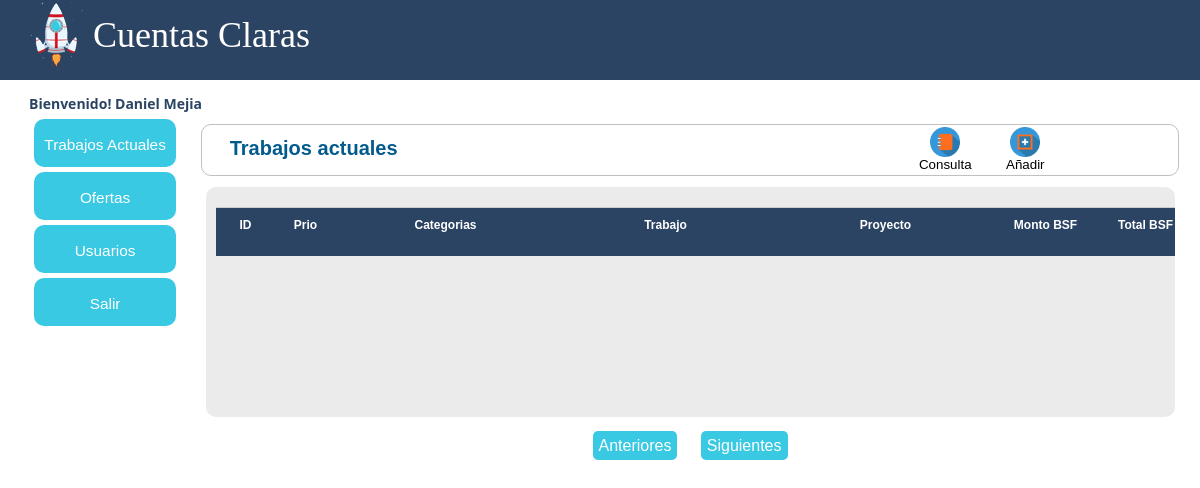
The page /observacion/Respaldo/trabajos_actuales/trabajos_actuales.php?posicion=10 (signed in) on the database as committed earlier.
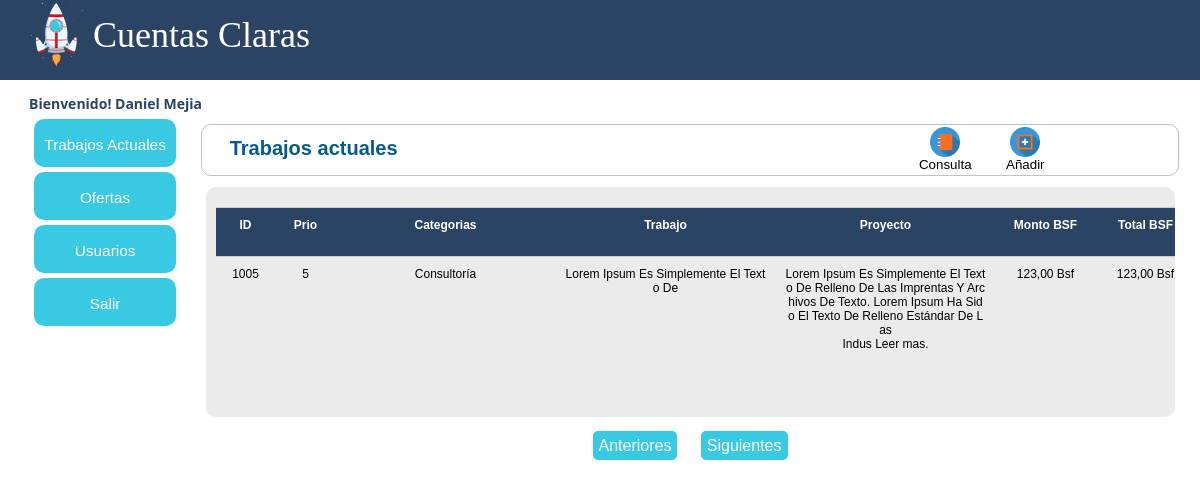
The same page on the database as committed later.
### tables this page shows
CREATE TABLE `tb_trabajos_actuales` (
  `id_trab` int(11) NOT NULL AUTO_INCREMENT,
  `fkid_prio` int(11) NOT NULL,
  `fkid_requ` varchar(500) NOT NULL DEFAULT '',
  `proy_trab` varchar(250) NOT NULL,
  `trab_trab` varchar(1000) NOT NULL,
  `form_trab` varchar(20) NOT NULL,
  `moda_trab` varchar(20) NOT NULL,
  `obse_trab` varchar(500) NOT NULL,
  `cant_trab` int(10) NOT NULL,
  `mont_bsf_trab` int(10) NOT NULL,
  `tota_vef_trab` int(10) NOT NULL DEFAULT '0',
  `tiem_esti_trab` varchar(250) NOT NULL,
  `id_usuario` int(11) NOT NULL,
  PRIMARY KEY (`id_trab`)
);

CREATE TABLE `tb_requerimientos` (
  `id_requ` int(11) NOT NULL AUTO_INCREMENT,
  `desc_requ` varchar(250) NOT NULL,
  PRIMARY KEY (`id_requ`)
);

### observacion/Respaldo/include/menu.php (called while the page is built, shortened)
<?php
$rol = $_SESSION["rol"];
?>

### observacion/Respaldo/class/class.php (called while the page is built, shortened)
<?php
class Conectar
{
	public static function conecta()
	{
		$con = mysql_connect("localhost","root","webmastersixaguer");
		return $con;
		}
	}
class TrabajosActuales
{
	private $datos, $usuarios, $requ, $requ2, $prio1, $prio2, $suma;
	public function __construct()
	{
		$this->datos=array();
	}
	public function listarTrabajos()
	{
		$sql = "select * from tb_trabajos_actuales";
		$res = mysql_query($sql,Conectar::conecta());
		while($reg = mysql_fetch_assoc($res))
		{
			$this->datos[] = $reg;
		}
		return $this->datos;
	}
	public function paginadoTrabajos($inicio)
	{
		$sql = "select * from tb_trabajos_actuales order by id_trab desc limit $inicio, 10";
		$res = mysql_query($sql, Conectar::conecta());
		while($reg = mysql_fetch_assoc($res))
		{
			$this->datos[] = $reg;
		}
		return $this->datos;
	}
	}

### observacion/Respaldo/trabajos_actuales/trabajos_actuales.php (the view, shortened to what the changed rows need)
<?php include("start.php");
	  include("../class/class.php");
	  $trabajo =  new TrabajosActuales();
?>
<!DOCTYPE html PUBLIC "-//W3C//DTD XHTML 1.0 Transitional//EN" "http://www.w3.org/TR/xhtml1/DTD/xhtml1-transitional.dtd">
<html xmlns="http://www.w3.org/1999/xhtml">
<head>
<link rel="stylesheet" href="../css/style.css"/>
<link rel="stylesheet" href="../css/jquery.ui.all.css">
<link href="../css/style_menu.css" rel="stylesheet" type="text/css" />
</head>
<body class="dt-example" <?php ?>>
<div id="pantalla">
    <div id="conten">
        <div id="top">
        <div id="fila_columna">
            <div id="columna1"><?php include("../include/menu.php")?></div>
            <div id="columna2">
    <center>
    <div id="cuerpo_general">
    	<div id="tilulos">
                <h2 style="padding-top:12px;">Trabajos actuales</h2>
        </div>
    	<div id="contenedor-cliente">
        <?php
		if ($rol == 1)
		{
			?>
                <div id="sub-contenedor-cliente">
                <form name="form_trab_actu" id="form_trab_actu" action="registro_cliente.php" method="post">
                 <?php
				 if(isset($_GET["posicion"]))
				 {
					 $inicio = $_GET["posicion"];
					 }
				 		else
						 {
							 $inicio=0;
							 }
				 $paginacion = $trabajo->paginadoTrabajos($inicio);
				 $row = $trabajo->listarTrabajos();
				 for($i=0; $i<sizeof($paginacion); $i++)
                  {
                    ?>
                        <div class="fila tabla filaContenido">
                        <a href="javascript:void(0);" onclick="window.location='modificar_trabajos.php?codi_trab=<?php echo $row[$i]["id_trab"]?>'">
                        <div class="columna tabla corto contenido" ><?php echo $row[$i]["id_trab"] ?></div>
                        <div class="columna tabla corto contenido" ><?php echo substr(ucwords($row[$i]["fkid_prio"]),0,20);?></div>
                        <?php
						if ($row[$i]["fkid_requ"] !=0)
						{
							$requerimiento = $row[$i]["fkid_requ"];
							$respuesta=mysql_query("select * from tb_requerimientos where id_requ = $requerimiento");
							while($sel =mysql_fetch_array($respuesta))
							{
							?>
								<div class="columna tabla largo contenido" ><?php echo $sel["desc_requ"];?></div>
							<?php
							}
						}
						else
						{
							?>
								<div class="columna tabla largo contenido" >Por asignar Categoria</div>
							<?php
							}
						?>
                        <div class="columna tabla largo contenido" ><?php if (strlen($row[$i]["trab_trab"]) >= 150){echo  substr(wordwrap(ucwords($row[$i]["trab_trab"]), 150, "<br>",1),0,150)." <span class='leerMas'>Leer mas.</span>";}else{echo  substr(wordwrap(ucwords($row[$i]["trab_trab"]), 150, "<br>",1),0,150);}?></div>
                        <div class="columna tabla largo contenido" ><?php if (strlen($row[$i]["proy_trab"]) >= 150){echo  substr(wordwrap(ucwords($row[$i]["proy_trab"]), 150, "<br>",1),0,150)." <span class='leerMas'>Leer mas.</span>";}else{echo  substr(wordwrap(ucwords($row[$i]["proy_trab"]), 150, "<br>",1),0,150);}?></div>
                        <div class="columna tabla medio contenido"><?php echo number_format($row[$i]["mont_bsf_trab"], 2, ',', '.')." Bsf"?></div>
                        <div class="columna tabla medio contenido"><?php echo number_format($row[$i]["tota_vef_trab"], 2, ',', '.')." Bsf"?></div>
                        </a>
                        </div>
                   <?php
                    }
                    ?>
                </form>
                    </div>
        	</div>
                    <?php
					exit;
					}
					?>

Rows that differ between the two databases and show on the page:
now on this page (row edited): tb_trabajos_actuales: id_trab "1005", fkid_prio "5", trab_trab "Lorem Ipsum Es Simplemente El Texto De", proy_trab "Lorem Ipsum Es Simplemente El Texto De Relleno De Las Imprentas Y Archivos De Texto. Lorem Ipsum Ha Sido El Texto De Relleno Estándar De Las Indus", mont_bsf_trab "123,00", tota_vef_trab "123,00"
added tb_requerimientos: desc_requ "Consultoría"
